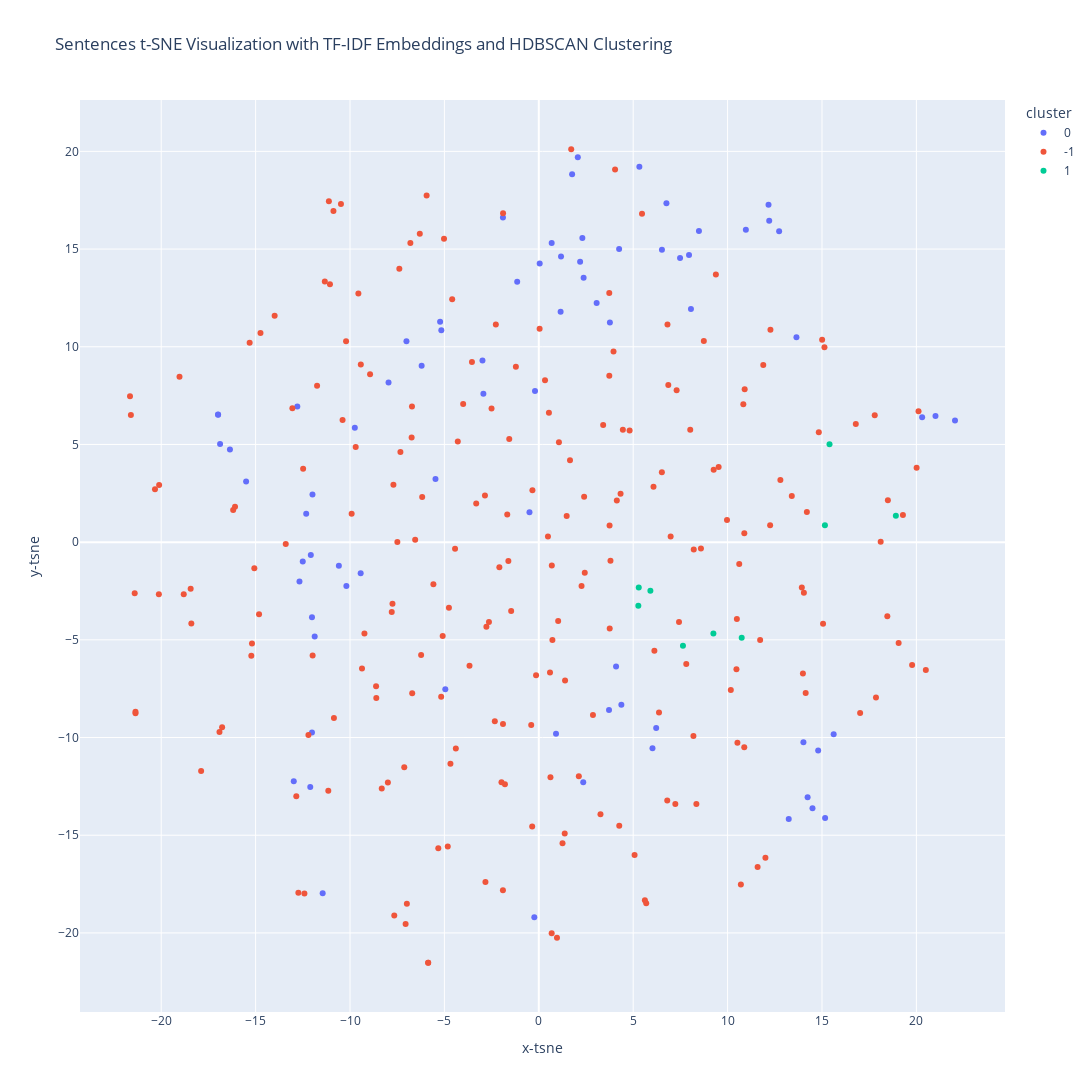

Write notebook code for a chart like this one.
### Code cell
tfidf_df['cluster'] = tfidf_df['cluster'].astype(str)
fig_cluster = px.scatter(
    tfidf_df,
    x="x-tsne",
    y="y-tsne",
    color="cluster",
    hover_data={"cleaned_text": True, "label": True, "cluster": True},
    title="Sentences t-SNE Visualization with TF-IDF Embeddings and HDBSCAN Clustering",
    width=1200,
    height=1200,
)
fig_cluster.show()

### Figure 1 — Plotly figure (JSON) as saved in the notebook; plotly's stock layout.template omitted (floating-point values rounded to 4 significant figures; data arrays with more than 128 entries replaced by an {"elided": "..."} marker saying what was removed)
{"data": [{"customdata": {"elided": "76x3 str values"}, "hovertemplate": "cluster=%{customdata[2]}<br>x-tsne=%{x}<br>y-tsne=%{y}<br>cleaned_text=%{customdata[0]}<br>label=%{customdata[1]}<extra></extra>", "legendgroup": "0", "marker": {"color": "#636efa", "symbol": "circle"}, "mode": "markers", "name": "0", "orientation": "v", "showlegend": true, "type": "scatter", "x": [1.155, -0.2374, -11.45, 22.05, -12.68, -12.5, 8.483, -5.472, 2.307, 8.059, -15.5, -2.983, 15.62, 3.064, 5.327, 0.04654, -2.935, 4.254, -16.36, 14.24, 3.72, -1.9, -5.163, 6.76, -12.08, 12.17, 2.354, -1.145, 1.764, -5.228, 14.5, 2.066, -10.19, 2.374, 7.957, -16.99, -12.98, 0.9116, -7.01, 21.01, 12.73, -9.745, -16.88, -12.01, 6.218, -0.2012, -6.206, 7.483, 15.17, 3.766, -12.11, 13.24, 0.6818, 12.2, 2.188, -12.79, -16.99, 4.373, -4.952, 1.177, 6.522, 20.31, -11.87, -12.32, 14.8, 6.021, 13.65, 14.02, 4.093, -11.99, -7.959, -9.436, -0.4942, -12.01, -10.59, 10.97], "xaxis": "x", "y": [11.79, -19.2, -17.97, 6.23, -2.016, -0.9854, 15.92, 3.231, 15.56, 11.93, 3.099, 9.296, -9.834, 12.23, 19.21, 14.26, 7.593, 15.01, 4.735, -13.06, -8.588, 16.61, 10.84, 17.34, -0.6589, 17.27, -12.29, 13.33, 18.82, 11.28, -13.61, 19.69, -2.251, 13.52, 14.7, 6.526, -12.23, -9.809, 10.28, 6.458, 15.92, 5.852, 5.021, -9.738, -9.507, 7.737, 9.032, 14.54, -14.12, 11.23, -12.53, -14.17, 15.31, 16.45, 14.35, 6.945, 6.527, -8.319, -7.524, 14.62, 14.96, 6.397, -4.832, 1.455, -10.66, -10.55, 10.48, -10.24, -6.37, 2.442, 8.165, -1.592, 1.53, -3.849, -1.212, 15.99], "yaxis": "y"}, {"customdata": {"elided": "215x3 str values"}, "hovertemplate": "cluster=%{customdata[2]}<br>x-tsne=%{x}<br>y-tsne=%{y}<br>cleaned_text=%{customdata[0]}<br>label=%{customdata[1]}<extra></extra>", "legendgroup": "-1", "marker": {"color": "#EF553B", "symbol": "circle"}, "mode": "markers", "name": "-1", "orientation": "v", "showlegend": true, "type": "scatter", "x": {"elided": "215 float values"}, "xaxis": "x", "y": {"elided": "215 float values"}, "yaxis": "y"}, {"customdata": [["police inspector holloway patrick wymark investigates string murders victims dolls attached bodies trail soon leads disabled german woman named mrs. von sturm margaret johnston knows set dark secrets may hold key murders", "mystery", "1"], ["film set 1918 unnamed small town widow lupino impulsively hires handyman ryan look house soon learns ryan dangerous schizophrenic time comes realization unable leave house escape", "film noir", "1"], ["christopher lustful man goes remote village stay guest house valuable ring finger guest house owner murders cut hand ring bury corpse dead hand revives evil power avenge", "horror", "1"], ["jeff hassard dean jagger son ring audie murphy lead isolated existence mountains breaking horses jeff wanted murder commit lives interrupted stumble upon young woman riley wanda hendrix jeff injured ring go town get help", "western", "1"], ["los angeles police force down-on-her-luck businesswoman-turned-prostitute `` princess '' help capture murderous pimp named ramrod 's princess 's life put line soon escaped killer vice squad detective tom walsh team hard pressed keep woman safe", "thriller", "1"], ["two college girls ducky ginger meet naive friend sarah southern california beach house house belongs sarah 's uncle luck allowed use house summer gone soon ducky ginger arrive two plan first many wild parties without resistance sarah two continue plans partying including inviting assorted misfits delivery persons people passing eventually sarah 's resistance fades joins wild parties", "comedy", "1"], ["story revolves around evil politician – junior minister plots murder chief minister hired killer assassination chief minister killer pursued idealistic dedicated police chief killer takes shelter house physically challenged girl residing killer takes hostage killer remembers past average student converted killer though film songs background music film especially chase sequence lauded critics", "drama, thriller", "1"], ["young woman goes stay house lord lebanon two murders quick succession lead arrival detectives cause woman fear life 2", "thriller", "1"], ["spirit `` patrick '' haunts house lonely country road house inherited jean linton whose husband david unreliable heavy-drinking would-be author believing house valuable wishing inherit david plans local sexpot mrs stockley dispose jean `` patrick '' ideas ......", "thriller", "1"]], "hovertemplate": "cluster=%{customdata[2]}<br>x-tsne=%{x}<br>y-tsne=%{y}<br>cleaned_text=%{customdata[0]}<br>label=%{customdata[1]}<extra></extra>", "legendgroup": "1", "marker": {"color": "#00cc96", "symbol": "circle"}, "mode": "markers", "name": "1", "orientation": "v", "showlegend": true, "type": "scatter", "x": [15.16, 5.273, 9.248, 10.75, 15.4, 5.294, 18.91, 7.636, 5.911], "xaxis": "x", "y": [0.8699, -3.257, -4.681, -4.898, 5.015, -2.321, 1.355, -5.307, -2.484], "yaxis": "y"}], "layout": {"height": 1200, "legend": {"title": {"text": "cluster"}, "tracegroupgap": 0}, "title": {"text": "Sentences t-SNE Visualization with TF-IDF Embeddings and HDBSCAN Clustering"}, "width": 1200, "xaxis": {"anchor": "y", "domain": [0, 1], "title": {"text": "x-tsne"}}, "yaxis": {"anchor": "x", "domain": [0, 1], "title": {"text": "y-tsne"}}}}
